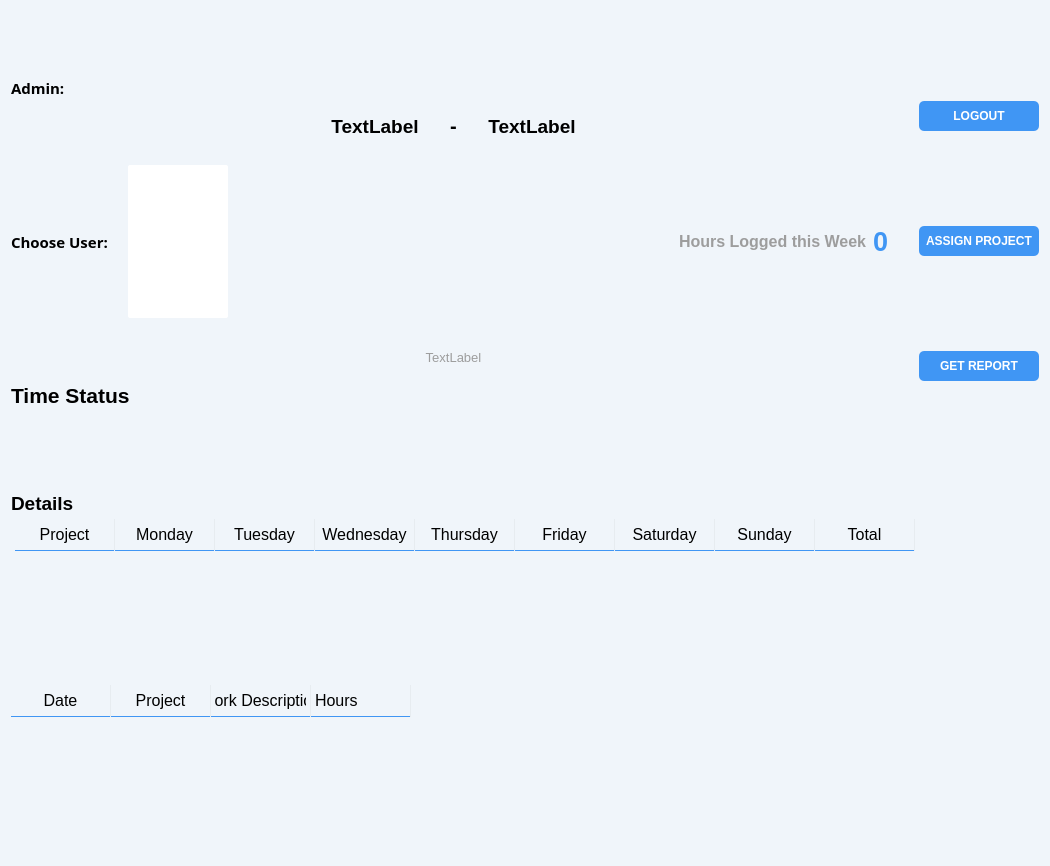
<?xml version="1.0" encoding="UTF-8"?>
<ui version="4.0">
 <class>AdminMode</class>
 <widget class="QWidget" name="AdminMode">
  <property name="enabled">
   <bool>true</bool>
  </property>
  <property name="geometry">
   <rect>
    <x>0</x>
    <y>0</y>
    <width>994</width>
    <height>866</height>
   </rect>
  </property>
  <property name="sizePolicy">
   <sizepolicy hsizetype="Expanding" vsizetype="Expanding">
    <horstretch>0</horstretch>
    <verstretch>0</verstretch>
   </sizepolicy>
  </property>
  <property name="windowTitle">
   <string>Form</string>
  </property>
  <property name="styleSheet">
   <string notr="true">background-color: rgb(240, 245, 250);</string>
  </property>
  <layout class="QVBoxLayout" name="verticalLayout_4" stretch="0,1,0,0,0">
   <property name="spacing">
    <number>0</number>
   </property>
   <item>
    <layout class="QHBoxLayout" name="horizontalLayout_2">
     <item>
      <layout class="QVBoxLayout" name="verticalLayout_3" stretch="1,1,1">
       <item>
        <widget class="QLabel" name="labelUser">
         <property name="font">
          <font>
           <family>Century Gothic</family>
           <pointsize>11</pointsize>
           <weight>75</weight>
           <bold>true</bold>
          </font>
         </property>
         <property name="text">
          <string>Admin:</string>
         </property>
        </widget>
       </item>
       <item>
        <layout class="QHBoxLayout" name="horizontalLayout_6" stretch="1,0,1">
         <property name="spacing">
          <number>0</number>
         </property>
         <item>
          <widget class="QLabel" name="label_4">
           <property name="sizePolicy">
            <sizepolicy hsizetype="Preferred" vsizetype="Preferred">
             <horstretch>0</horstretch>
             <verstretch>0</verstretch>
            </sizepolicy>
           </property>
           <property name="font">
            <font>
             <family>Century Gothic</family>
             <pointsize>11</pointsize>
             <weight>75</weight>
             <bold>true</bold>
            </font>
           </property>
           <property name="text">
            <string>Choose User:</string>
           </property>
          </widget>
         </item>
         <item>
          <spacer name="horizontalSpacer_10">
           <property name="orientation">
            <enum>Qt::Horizontal</enum>
           </property>
           <property name="sizeType">
            <enum>QSizePolicy::Fixed</enum>
           </property>
           <property name="sizeHint" stdset="0">
            <size>
             <width>20</width>
             <height>20</height>
            </size>
           </property>
          </spacer>
         </item>
         <item>
          <widget class="QComboBox" name="comboBoxUsers">
           <property name="sizePolicy">
            <sizepolicy hsizetype="Preferred" vsizetype="Preferred">
             <horstretch>0</horstretch>
             <verstretch>0</verstretch>
            </sizepolicy>
           </property>
           <property name="minimumSize">
            <size>
             <width>100</width>
             <height>30</height>
            </size>
           </property>
           <property name="font">
            <font>
             <family>Century Gothic</family>
             <pointsize>11</pointsize>
             <weight>75</weight>
             <bold>true</bold>
            </font>
           </property>
           <property name="styleSheet">
            <string notr="true">QComboBox {
border-radius: 2px;
border: none;
background-color: rgb(255, 255, 255);
}
QComboBox::drop-down 
{
    border: 0px;
}

QComboBox::down-arrow {
    image: url(:/images/images/dA.png);
    width: 25px;
    height: 25px;
	margin-right: 10px;
}</string>
           </property>
          </widget>
         </item>
        </layout>
       </item>
       <item>
        <layout class="QVBoxLayout" name="verticalLayout_5">
         <item>
          <widget class="QLabel" name="label">
           <property name="font">
            <font>
             <family>MS Shell Dlg 2</family>
             <pointsize>16</pointsize>
             <weight>75</weight>
             <bold>true</bold>
            </font>
           </property>
           <property name="text">
            <string>Time Status</string>
           </property>
          </widget>
         </item>
        </layout>
       </item>
      </layout>
     </item>
     <item>
      <spacer name="horizontalSpacer">
       <property name="orientation">
        <enum>Qt::Horizontal</enum>
       </property>
       <property name="sizeType">
        <enum>QSizePolicy::Expanding</enum>
       </property>
       <property name="sizeHint" stdset="0">
        <size>
         <width>40</width>
         <height>20</height>
        </size>
       </property>
      </spacer>
     </item>
     <item>
      <widget class="QPushButton" name="buttonPreviousWeek">
       <property name="styleSheet">
        <string notr="true">QPushButton {
        background-color: transparent;
        border:none
}

QPushButton:pressed {
background-color: rgb(231, 236, 240);
        border:none
}
QPushButton:hover {
background-color: rgb(245, 250, 255);
        border:none
}</string>
       </property>
       <property name="text">
        <string/>
       </property>
       <property name="icon">
        <iconset resource="resources.qrc">
         <normaloff>:/images/images/lA.png</normaloff>:/images/images/lA.png</iconset>
       </property>
       <property name="iconSize">
        <size>
         <width>30</width>
         <height>30</height>
        </size>
       </property>
      </widget>
     </item>
     <item>
      <spacer name="horizontalSpacer_3">
       <property name="orientation">
        <enum>Qt::Horizontal</enum>
       </property>
       <property name="sizeType">
        <enum>QSizePolicy::Fixed</enum>
       </property>
       <property name="sizeHint" stdset="0">
        <size>
         <width>40</width>
         <height>20</height>
        </size>
       </property>
      </spacer>
     </item>
     <item>
      <layout class="QVBoxLayout" name="verticalLayout">
       <property name="spacing">
        <number>0</number>
       </property>
       <item>
        <layout class="QHBoxLayout" name="horizontalLayout">
         <property name="spacing">
          <number>0</number>
         </property>
         <item>
          <widget class="QLabel" name="labelFirstDay">
           <property name="sizePolicy">
            <sizepolicy hsizetype="Fixed" vsizetype="Preferred">
             <horstretch>0</horstretch>
             <verstretch>0</verstretch>
            </sizepolicy>
           </property>
           <property name="minimumSize">
            <size>
             <width>150</width>
             <height>0</height>
            </size>
           </property>
           <property name="font">
            <font>
             <pointsize>14</pointsize>
             <weight>75</weight>
             <bold>true</bold>
            </font>
           </property>
           <property name="layoutDirection">
            <enum>Qt::LeftToRight</enum>
           </property>
           <property name="text">
            <string>TextLabel</string>
           </property>
           <property name="alignment">
            <set>Qt::AlignCenter</set>
           </property>
          </widget>
         </item>
         <item>
          <widget class="QLabel" name="label_5">
           <property name="sizePolicy">
            <sizepolicy hsizetype="Fixed" vsizetype="Fixed">
             <horstretch>0</horstretch>
             <verstretch>0</verstretch>
            </sizepolicy>
           </property>
           <property name="minimumSize">
            <size>
             <width>7</width>
             <height>0</height>
            </size>
           </property>
           <property name="font">
            <font>
             <pointsize>15</pointsize>
             <weight>75</weight>
             <bold>true</bold>
            </font>
           </property>
           <property name="text">
            <string>-</string>
           </property>
           <property name="alignment">
            <set>Qt::AlignCenter</set>
           </property>
          </widget>
         </item>
         <item>
          <widget class="QLabel" name="labelLastDay">
           <property name="sizePolicy">
            <sizepolicy hsizetype="Fixed" vsizetype="Preferred">
             <horstretch>0</horstretch>
             <verstretch>0</verstretch>
            </sizepolicy>
           </property>
           <property name="minimumSize">
            <size>
             <width>150</width>
             <height>0</height>
            </size>
           </property>
           <property name="font">
            <font>
             <pointsize>14</pointsize>
             <weight>75</weight>
             <bold>true</bold>
            </font>
           </property>
           <property name="layoutDirection">
            <enum>Qt::LeftToRight</enum>
           </property>
           <property name="text">
            <string>TextLabel</string>
           </property>
           <property name="alignment">
            <set>Qt::AlignCenter</set>
           </property>
          </widget>
         </item>
        </layout>
       </item>
       <item>
        <layout class="QHBoxLayout" name="horizontalLayout_3">
         <item>
          <spacer name="horizontalSpacer_5">
           <property name="orientation">
            <enum>Qt::Horizontal</enum>
           </property>
           <property name="sizeType">
            <enum>QSizePolicy::Fixed</enum>
           </property>
           <property name="sizeHint" stdset="0">
            <size>
             <width>65</width>
             <height>20</height>
            </size>
           </property>
          </spacer>
         </item>
         <item>
          <widget class="QLabel" name="labelYear">
           <property name="font">
            <font>
             <pointsize>10</pointsize>
            </font>
           </property>
           <property name="styleSheet">
            <string notr="true">color: rgb(157, 157, 157);</string>
           </property>
           <property name="text">
            <string>TextLabel</string>
           </property>
           <property name="alignment">
            <set>Qt::AlignCenter</set>
           </property>
          </widget>
         </item>
         <item>
          <spacer name="horizontalSpacer_6">
           <property name="orientation">
            <enum>Qt::Horizontal</enum>
           </property>
           <property name="sizeType">
            <enum>QSizePolicy::Fixed</enum>
           </property>
           <property name="sizeHint" stdset="0">
            <size>
             <width>65</width>
             <height>20</height>
            </size>
           </property>
          </spacer>
         </item>
        </layout>
       </item>
      </layout>
     </item>
     <item>
      <spacer name="horizontalSpacer_12">
       <property name="orientation">
        <enum>Qt::Horizontal</enum>
       </property>
       <property name="sizeType">
        <enum>QSizePolicy::Fixed</enum>
       </property>
       <property name="sizeHint" stdset="0">
        <size>
         <width>40</width>
         <height>20</height>
        </size>
       </property>
      </spacer>
     </item>
     <item>
      <widget class="QPushButton" name="buttonNextWeek">
       <property name="styleSheet">
        <string notr="true">QPushButton {
        background-color: transparent;
        border:none
}

QPushButton:pressed {
background-color: rgb(231, 236, 240);
        border:none
}
QPushButton:hover {
background-color: rgb(245, 250, 255);
        border:none
}</string>
       </property>
       <property name="text">
        <string/>
       </property>
       <property name="icon">
        <iconset resource="resources.qrc">
         <normaloff>:/images/images/rA.png</normaloff>:/images/images/rA.png</iconset>
       </property>
       <property name="iconSize">
        <size>
         <width>30</width>
         <height>30</height>
        </size>
       </property>
      </widget>
     </item>
     <item>
      <spacer name="horizontalSpacer_2">
       <property name="orientation">
        <enum>Qt::Horizontal</enum>
       </property>
       <property name="sizeType">
        <enum>QSizePolicy::Expanding</enum>
       </property>
       <property name="sizeHint" stdset="0">
        <size>
         <width>40</width>
         <height>20</height>
        </size>
       </property>
      </spacer>
     </item>
     <item>
      <widget class="QLabel" name="label_2">
       <property name="sizePolicy">
        <sizepolicy hsizetype="Fixed" vsizetype="Fixed">
         <horstretch>0</horstretch>
         <verstretch>0</verstretch>
        </sizepolicy>
       </property>
       <property name="font">
        <font>
         <pointsize>12</pointsize>
         <weight>75</weight>
         <bold>true</bold>
        </font>
       </property>
       <property name="styleSheet">
        <string notr="true">color: rgb(157, 157, 157);</string>
       </property>
       <property name="text">
        <string>Hours Logged this Week</string>
       </property>
      </widget>
     </item>
     <item>
      <spacer name="horizontalSpacer_8">
       <property name="orientation">
        <enum>Qt::Horizontal</enum>
       </property>
       <property name="sizeType">
        <enum>QSizePolicy::Fixed</enum>
       </property>
       <property name="sizeHint" stdset="0">
        <size>
         <width>6</width>
         <height>20</height>
        </size>
       </property>
      </spacer>
     </item>
     <item>
      <widget class="QLabel" name="labelHours">
       <property name="sizePolicy">
        <sizepolicy hsizetype="Fixed" vsizetype="Fixed">
         <horstretch>0</horstretch>
         <verstretch>0</verstretch>
        </sizepolicy>
       </property>
       <property name="minimumSize">
        <size>
         <width>36</width>
         <height>0</height>
        </size>
       </property>
       <property name="font">
        <font>
         <pointsize>20</pointsize>
         <weight>75</weight>
         <bold>true</bold>
        </font>
       </property>
       <property name="styleSheet">
        <string notr="true">color: rgb(64, 150, 244);</string>
       </property>
       <property name="text">
        <string>0</string>
       </property>
      </widget>
     </item>
     <item>
      <spacer name="horizontalSpacer_7">
       <property name="orientation">
        <enum>Qt::Horizontal</enum>
       </property>
       <property name="sizeType">
        <enum>QSizePolicy::Fixed</enum>
       </property>
       <property name="sizeHint" stdset="0">
        <size>
         <width>10</width>
         <height>20</height>
        </size>
       </property>
      </spacer>
     </item>
     <item>
      <layout class="QVBoxLayout" name="verticalLayout_2" stretch="0,1,1">
       <property name="spacing">
        <number>5</number>
       </property>
       <property name="sizeConstraint">
        <enum>QLayout::SetFixedSize</enum>
       </property>
       <item>
        <widget class="QPushButton" name="buttonLogout">
         <property name="minimumSize">
          <size>
           <width>120</width>
           <height>30</height>
          </size>
         </property>
         <property name="font">
          <font>
           <pointsize>9</pointsize>
           <weight>75</weight>
           <bold>true</bold>
          </font>
         </property>
         <property name="styleSheet">
          <string notr="true">QPushButton {
        background-color: rgb(64, 150, 244);
        border-radius: 5px;
        color: rgb(255, 255, 255);
        border:none
}

QPushButton:pressed {
background-color: rgb(57, 134, 217);

}
QPushButton:hover {
background-color: rgb(67, 158, 255);
}</string>
         </property>
         <property name="text">
          <string>LOGOUT</string>
         </property>
        </widget>
       </item>
       <item>
        <widget class="QPushButton" name="buttonAssignProject">
         <property name="sizePolicy">
          <sizepolicy hsizetype="Fixed" vsizetype="Fixed">
           <horstretch>0</horstretch>
           <verstretch>0</verstretch>
          </sizepolicy>
         </property>
         <property name="minimumSize">
          <size>
           <width>120</width>
           <height>30</height>
          </size>
         </property>
         <property name="font">
          <font>
           <family>MS Shell Dlg 2</family>
           <pointsize>9</pointsize>
           <weight>75</weight>
           <bold>true</bold>
          </font>
         </property>
         <property name="styleSheet">
          <string notr="true">QPushButton {
        background-color: rgb(64, 150, 244);
        border-radius: 5px;
        color: rgb(255, 255, 255);
        border:none
}

QPushButton:pressed {
background-color: rgb(57, 134, 217);

}
QPushButton:hover {
background-color: rgb(67, 158, 255);
}
</string>
         </property>
         <property name="text">
          <string>ASSIGN PROJECT</string>
         </property>
        </widget>
       </item>
       <item>
        <widget class="QPushButton" name="buttonGetReport">
         <property name="minimumSize">
          <size>
           <width>120</width>
           <height>30</height>
          </size>
         </property>
         <property name="font">
          <font>
           <family>MS Shell Dlg 2</family>
           <pointsize>9</pointsize>
           <weight>75</weight>
           <bold>true</bold>
          </font>
         </property>
         <property name="styleSheet">
          <string notr="true">QPushButton {
        background-color: rgb(64, 150, 244);
        border-radius: 5px;
        color: rgb(255, 255, 255);
        border:none
}

QPushButton:pressed {
background-color: rgb(57, 134, 217);

}
QPushButton:hover {
background-color: rgb(67, 158, 255);
}
</string>
         </property>
         <property name="text">
          <string>GET REPORT</string>
         </property>
        </widget>
       </item>
      </layout>
     </item>
    </layout>
   </item>
   <item>
    <layout class="QHBoxLayout" name="horizontalLayout_4" stretch="1,0,1">
     <item>
      <layout class="QGridLayout" name="gridLayout_2"/>
     </item>
     <item>
      <spacer name="horizontalSpacer_9">
       <property name="orientation">
        <enum>Qt::Horizontal</enum>
       </property>
       <property name="sizeHint" stdset="0">
        <size>
         <width>100</width>
         <height>20</height>
        </size>
       </property>
      </spacer>
     </item>
     <item>
      <layout class="QGridLayout" name="gridLayout"/>
     </item>
    </layout>
   </item>
   <item>
    <widget class="QLabel" name="label_3">
     <property name="font">
      <font>
       <pointsize>14</pointsize>
       <weight>75</weight>
       <bold>true</bold>
      </font>
     </property>
     <property name="text">
      <string>Details</string>
     </property>
    </widget>
   </item>
   <item>
    <widget class="QTableWidget" name="tableWidgetProjectDetails">
     <property name="sizePolicy">
      <sizepolicy hsizetype="Expanding" vsizetype="Fixed">
       <horstretch>0</horstretch>
       <verstretch>0</verstretch>
      </sizepolicy>
     </property>
     <property name="minimumSize">
      <size>
       <width>0</width>
       <height>0</height>
      </size>
     </property>
     <property name="maximumSize">
      <size>
       <width>16777215</width>
       <height>170</height>
      </size>
     </property>
     <property name="baseSize">
      <size>
       <width>0</width>
       <height>0</height>
      </size>
     </property>
     <property name="styleSheet">
      <string notr="true">QHeaderView::section {
    background-color: transparent;
    /*color: black;
    padding-left: 4px;*/
        padding: 4px;
    font-size: 12pt;
    border-style: none;
    border-bottom: 1px solid rgb(64, 150, 244);
    border-right: 1px solid rgb(231, 236, 240);

}

QTableView {
    background-color: transparent;
        border: none;
}

QTableWidget {
    gridline-color: rgb(231, 236, 240);
        padding: 4px;

    font-size: 10pt;
}</string>
     </property>
     <column>
      <property name="text">
       <string>Project</string>
      </property>
     </column>
     <column>
      <property name="text">
       <string>Monday</string>
      </property>
     </column>
     <column>
      <property name="text">
       <string>Tuesday</string>
      </property>
     </column>
     <column>
      <property name="text">
       <string>Wednesday</string>
      </property>
     </column>
     <column>
      <property name="text">
       <string>Thursday</string>
      </property>
     </column>
     <column>
      <property name="text">
       <string>Friday</string>
      </property>
     </column>
     <column>
      <property name="text">
       <string>Saturday</string>
      </property>
     </column>
     <column>
      <property name="text">
       <string>Sunday</string>
      </property>
     </column>
     <column>
      <property name="text">
       <string>Total</string>
      </property>
     </column>
    </widget>
   </item>
   <item>
    <widget class="QTableWidget" name="tableWidgetReportDetails">
     <property name="enabled">
      <bool>true</bool>
     </property>
     <property name="sizePolicy">
      <sizepolicy hsizetype="Expanding" vsizetype="Fixed">
       <horstretch>0</horstretch>
       <verstretch>0</verstretch>
      </sizepolicy>
     </property>
     <property name="maximumSize">
      <size>
       <width>16777215</width>
       <height>170</height>
      </size>
     </property>
     <property name="styleSheet">
      <string notr="true">QHeaderView::section {
    background-color: transparent;
    /*color: black;
    padding-left: 4px;*/
	padding: 4px;
    font-size: 12pt;
    border-style: none;
    border-bottom: 1px solid rgb(64, 150, 244);
    border-right: 1px solid rgb(231, 236, 240);

}

QTableView {
    background-color: transparent;
	border: none;
}

QTableWidget {
    gridline-color: rgb(231, 236, 240);
    font-size: 10pt;
}
</string>
     </property>
     <column>
      <property name="text">
       <string>Date</string>
      </property>
      <property name="font">
       <font>
        <pointsize>9</pointsize>
        <weight>75</weight>
        <bold>true</bold>
       </font>
      </property>
     </column>
     <column>
      <property name="text">
       <string>Project</string>
      </property>
      <property name="font">
       <font>
        <pointsize>9</pointsize>
        <weight>75</weight>
        <bold>true</bold>
       </font>
      </property>
     </column>
     <column>
      <property name="text">
       <string>Work Description</string>
      </property>
      <property name="font">
       <font>
        <pointsize>9</pointsize>
        <weight>75</weight>
        <bold>true</bold>
       </font>
      </property>
     </column>
     <column>
      <property name="text">
       <string>Hours</string>
      </property>
      <property name="font">
       <font>
        <pointsize>9</pointsize>
        <weight>75</weight>
        <bold>true</bold>
       </font>
      </property>
      <property name="textAlignment">
       <set>AlignLeading|AlignVCenter</set>
      </property>
     </column>
    </widget>
   </item>
  </layout>
 </widget>
 <resources>
  <include location="resources.qrc"/>
 </resources>
 <connections/>
</ui>
